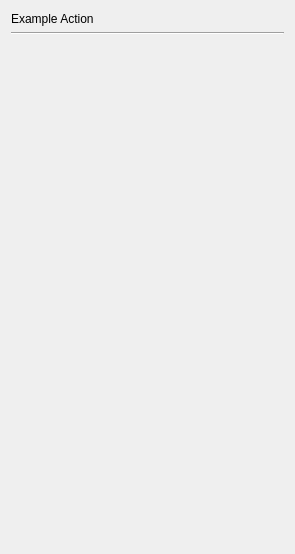
<?xml version="1.0" encoding="UTF-8"?>
<ui version="4.0">
 <class>ExampleActionPluginWidget</class>
 <widget class="QWidget" name="ExampleActionPluginWidget">
  <property name="geometry">
   <rect>
    <x>0</x>
    <y>0</y>
    <width>295</width>
    <height>554</height>
   </rect>
  </property>
  <property name="windowTitle">
   <string>Extra Filters</string>
  </property>
  <layout class="QVBoxLayout" name="verticalLayout">
   <property name="topMargin">
    <number>12</number>
   </property>
   <item>
    <widget class="QLabel" name="label">
     <property name="text">
      <string>Example Action</string>
     </property>
     <property name="alignment">
      <set>Qt::AlignLeading|Qt::AlignLeft|Qt::AlignVCenter</set>
     </property>
    </widget>
   </item>
   <item>
    <widget class="Line" name="line">
     <property name="orientation">
      <enum>Qt::Horizontal</enum>
     </property>
    </widget>
   </item>
   <item>
    <spacer name="verticalSpacer">
     <property name="orientation">
      <enum>Qt::Vertical</enum>
     </property>
     <property name="sizeHint" stdset="0">
      <size>
       <width>20</width>
       <height>40</height>
      </size>
     </property>
    </spacer>
   </item>
  </layout>
 </widget>
 <resources/>
 <connections/>
 <slots>
  <slot>apply()</slot>
  <slot>setPointTypeTable()</slot>
  <slot>addPixelinTable()</slot>
  <slot>modifyPixelInformation()</slot>
  <slot>removePixelFromTable()</slot>
  <slot>savePixelList()</slot>
  <slot>openPixelList()</slot>
  <slot>manuallyModified(int,int)</slot>
  <slot>edit(bool)</slot>
 </slots>
</ui>
